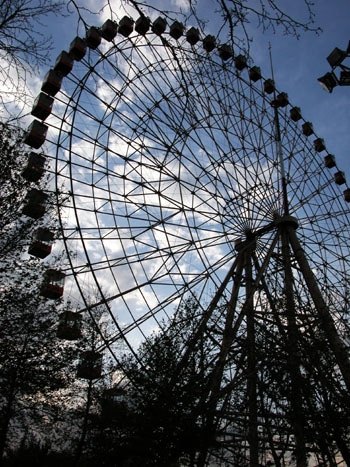
#> input picture HW2/Input_Images/FerrisWheel.jpg, 350 x 467 px; its folder holds only this picture in this run
$ jupyter execute --allow-errors HW2.ipynb   (shell and % lines are left out)
#> lines starting #> are read from the running program, lines starting #| are printed output that depends on the picture
# HW2
Downsampling و Aliasing

[cell 1]
import os
import numpy as np
import cv2
import matplotlib.pyplot as plt
from scipy.ndimage import convolve1d


IN_DIR = 'Input_Images'
OUT_DIR = 'Output_Images'
os.makedirs(OUT_DIR+'/Part_1', exist_ok=True)
os.makedirs(OUT_DIR+'/Part_2', exist_ok=True)
os.makedirs(OUT_DIR+'/Part_3', exist_ok=True)
os.makedirs(OUT_DIR+'/Part_4', exist_ok=True)

names = ['FerrisWheel.jpg', 'FlyEye.jpg', 'Grid.jpg']
os.listdir(IN_DIR)

[cell 2]
im_test = cv2.imread(IN_DIR + '/FerrisWheel.jpg')
#> im_test is the input picture: shape (467, 350, 3); mean B, G, R 98.1, 88.3, 82.1
im_test.shape
#> Out = (467, 350, 3)

[cell 3]
im_test.shape[0]/16 , im_test.shape[1]/16
#> Out = (29.19, 21.88)

[cell 4]
def load_gray(path):
#> called with path = 'Input_Images/FerrisWheel.jpg'
    bgr = cv2.imread(path)
    g = cv2.cvtColor(bgr, cv2.COLOR_BGR2GRAY)
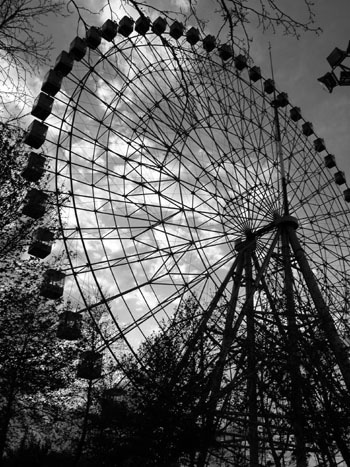
#> g: shape (467, 350); min 0, max 255, mean 87.6
    return g.astype(np.uint8)

def crop16(im):
    h,w = im.shape
#> h = 467; w = 350
    h2 = h - h%16
#> h2 = 464
    w2 = w - w%16
#> w2 = 336
    return im[:h2,:w2]
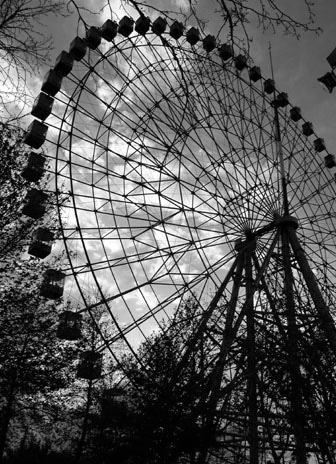
#> returned value: shape (464, 336); min 0, max 255, mean 88.7
#| FerrisWheel.jpg (464, 336)

imgs = {}
#> (the rest of this cell did not finish here and is left out)

[cell 5]
plt.figure(figsize=(14,5))
#> (the rest of this cell did not finish here and is left out)

<div dir="rtl" style="text-align: right;">
قسمت ۱ ـ بررسی تصویر در حوزه‌ی فرکانس
</div>

[cell 6]
def fft_shift(im):
    F = np.fft.fft2(im.astype(np.float64))
    F = np.fft.fftshift(F)
    return F

def to_show(F):
    m = np.log1p(np.abs(F))
    m = m - m.min()
    m = m/m.max()*255
    return m.astype(np.uint8)

specs = {}
#> (the rest of this cell did not finish here and is left out)

[cell 7]
def energy_ratio(F, D):
    H,W = F.shape
    hh,ww = H//D, W//D
    cy,cx = H//2, W//2
    mask = np.zeros((H,W), dtype=bool)
    mask[cy-hh//2:cy-hh//2+hh, cx-ww//2:cx-ww//2+ww] = True
    e_in = np.sum(np.abs(F[mask])**2)
    e_out = np.sum(np.abs(F[~mask])**2)
    return e_in, e_out, e_in/e_out

#> (the rest of this cell did not finish here and is left out)

<div dir="rtl" style="text-align: right;">
قسمت ۲ ـ Downsampling بدون Anti-Aliasing Filter
</div>

[cell 8]
def down_plain(im, D):
    return im[::D, ::D]

def up(im, hw, method):
    h,w = hw
    if method=='nearest':
        interp = cv2.INTER_NEAREST
    else:
        interp = cv2.INTER_LINEAR
    return cv2.resize(im, (w,h), interpolation=interp)

res2 = {}
#> (the rest of this cell did not finish here and is left out)

[cell 9]
plt.figure(figsize=(20,5))
#> (the rest of this cell did not finish here and is left out)

<div dir="rtl" style="text-align: right;">
قسمت ۳ ـ استفاده از فیلتر Anti-Aliasing سه‌تایی
</div>

[cell 10]
k3 = np.array([0.25,0.5,0.25])

def sep_filter(im, k):
    t = convolve1d(im.astype(np.float64), k, axis=0, mode='reflect')
    o = convolve1d(t, k, axis=1, mode='reflect')
    return o

[cell 11]
def down_filtered(im, k, n_stage):
    cur = im.astype(np.float64)
    for i in range(n_stage):
        cur = sep_filter(cur, k)
        cur = down_plain(cur, 2)
    return cur

res3 = {}
#> (the rest of this cell did not finish here and is left out)

[cell 12]
plt.figure(figsize=(20,5))
#> (the rest of this cell did not finish here and is left out)

<div dir="rtl" style="text-align: right;">
قسمت ۴ ـ فیلتر Anti-Aliasing نه‌تایی
</div>

[cell 13]
k9 = np.array([0.0267,-0.0169,-0.0782,0.2669,0.6029,0.2669,-0.0782,-0.0169,0.0267])
k9.sum()

[cell 14]
N = 512
w3 = np.abs(np.fft.fft(k3, N))
w9 = np.abs(np.fft.fft(k9, N))
f = np.fft.fftfreq(N)
plt.plot(f[:N//2], w3[:N//2], label='k3')
plt.plot(f[:N//2], w9[:N//2], label='k9')
plt.axvline(0.25, linestyle='--', color='gray')
plt.legend()
plt.show()
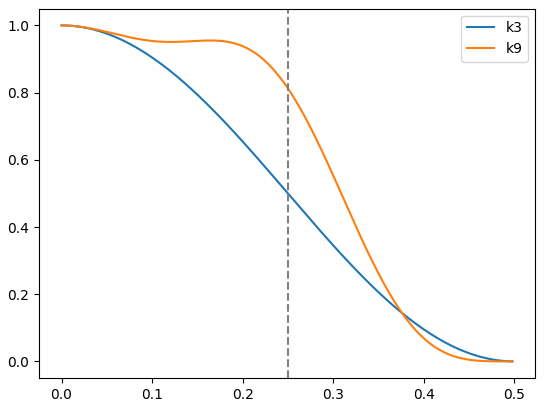
#> figure drawn by matplotlib, 1 panel; curve peaks at x = 0, y = 1; curve peaks at x = 0, y = 1
